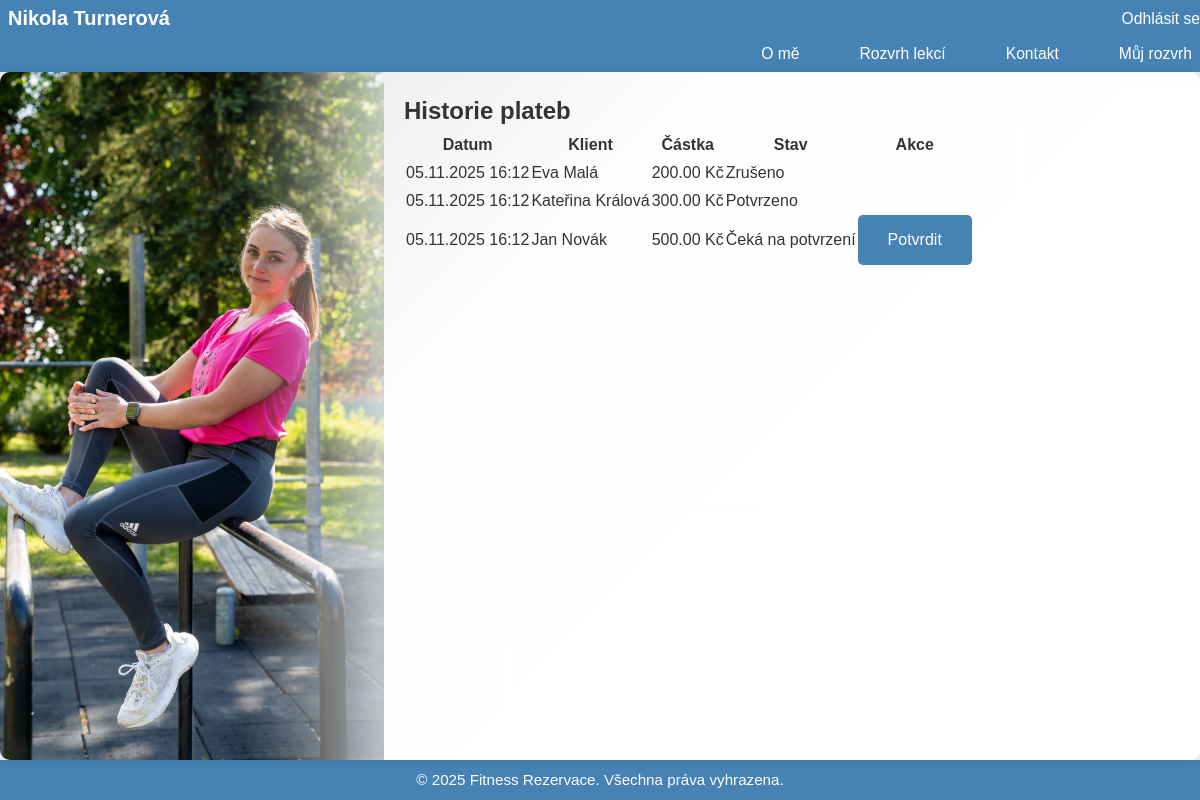
Screenshot of /payments/history/ (signed in) with the database file from the repository.
### payments/models.py (models this page shows, shortened)
class Payment(models.Model):
    STATUS_CHOICES = (
        ('pending', 'Čeká na potvrzení'),
        ('confirmed', 'Potvrzeno'),
        ('cancelled', 'Zrušeno'),
    )
    client = models.ForeignKey(
        settings.AUTH_USER_MODEL,
        on_delete=models.CASCADE,
        related_name='payments_made',
        limit_choices_to={'user_type': 'client'}
    )
    instructor = models.ForeignKey(
        settings.AUTH_USER_MODEL,
        on_delete=models.CASCADE,
        related_name='payments_received',
        limit_choices_to={'user_type': 'instructor'}
    )
    amount = models.DecimalField(max_digits=10, decimal_places=2)
    status = models.CharField(max_length=10, choices=STATUS_CHOICES, default='pending')
    created_at = models.DateTimeField(auto_now_add=True)
    qr_code = models.ImageField(upload_to='qr_codes/', blank=True)
    class Meta:
        ordering = ['-created_at']

### accounts/models.py (models this page shows, shortened)
class User(AbstractUser):
    USER_TYPE_CHOICES = (
        ('instructor', 'Lektor'),
        ('client', 'Klient'),
    )
    user_type = models.CharField(max_length=10, choices=USER_TYPE_CHOICES)
    credits = models.DecimalField(
        max_digits=10,
        decimal_places=2,
        default=0,
        validators=[MinValueValidator(0)]
    )
    phone = models.CharField(max_length=20, blank=True)
    bio = models.TextField(blank=True)
    @property
    def is_instructor(self) -> bool:
        return self.user_type == 'instructor'

### payments/views.py (the view)
# urls.py: path('history/', views.PaymentHistoryView.as_view(), name='payment_history'),
class PaymentHistoryView(LoginRequiredMixin, ListView):
	model = Payment
	template_name = 'payments/payment_history.html'
	context_object_name = 'payments'
	def get_queryset(self):
		if self.request.user.user_type == 'instructor':
			return Payment.objects.filter(instructor=self.request.user).order_by('-created_at')
		return Payment.objects.filter(client=self.request.user).order_by('-created_at')
	def get_context_data(self, **kwargs):
		context = super().get_context_data(**kwargs)
		context['user_type'] = self.request.user.user_type
		return context

### templates/payments/payment_history.html
{% extends 'base.html' %}
{% block content %}
<div class="container">
    <h2>Historie plateb</h2>
    <div class="table-responsive">
        <table class="table table-striped">
            <thead>
                <tr>
                    <th>Datum</th>
                    {% if user_type == 'instructor' %}
                        <th>Klient</th>
                    {% else %}
                        <th>Lektor</th>
                    {% endif %}
                    <th>Částka</th>
                    <th>Stav</th>
                    <th>Akce</th>
                </tr>
            </thead>
            <tbody>
                {% for payment in payments %}
                <tr>
                    <td>{{ payment.created_at|date:"d.m.Y H:i" }}</td>
                    {% if user_type == 'instructor' %}
                        <td>{{ payment.client.get_full_name }}</td>
                    {% else %}
                        <td>{{ payment.instructor.get_full_name }}</td>
                    {% endif %}
                    <td>{{ payment.amount }} Kč</td>
                    <td>
                        {% if payment.status == 'pending' %}
                            <span class="badge bg-warning">Čeká na potvrzení</span>
                        {% elif payment.status == 'confirmed' %}
                            <span class="badge bg-success">Potvrzeno</span>
                        {% else %}
                            <span class="badge bg-danger">Zrušeno</span>
                        {% endif %}
                    </td>
                    <td>
                        {% if payment.status == 'pending' %}
                            {% if user_type == 'instructor' %}
                                <a href="{% url 'payment_confirm' payment.id %}" class="btn btn-sm btn-success">Potvrdit</a>
                            {% else %}
                                {% if payment.qr_code %}
                                    <a href="{{ payment.qr_code.url }}" target="_blank" class="btn btn-sm btn-primary">Zobrazit QR kód</a>
                                {% endif %}
                            {% endif %}
                        {% endif %}
                    </td>
                </tr>
                {% empty %}
                <tr>
                    <td colspan="5" class="text-center">Žádné platby k zobrazení</td>
                </tr>
                {% endfor %}
            </tbody>
        </table>
    </div>
</div>
{% endblock %}

### static/css/style.css (style rules this page uses)
* { margin: 0; padding: 0; box-sizing: border-box; }
:root { --header-h: 72px; --footer-h: 40px; }
html, body { height: 100%; margin: 0; }
body { font-family: 'Poppins', sans-serif; color: #333; line-height: 1.6; min-height: 100vh; background-color: #f0f0f0; padding: 0; overflow: hidden; }
.btn { display: inline-block; padding: 12px 30px; background-color: #4682b4;; color: white; text-decoration: none; border-radius: 5px; font-weight: 500; transition: background-color 0.3s; }

### rows the page displays
Payment: created_at "05.11.2025 16:12", client.get_full_name "Eva Malá", amount "200.00", status "Zrušeno"
Payment: created_at "05.11.2025 16:12", client.get_full_name "Kateřina Králová", amount "300.00", status "Potvrzeno"
Payment: created_at "05.11.2025 16:12", client.get_full_name "Jan Novák", amount "500.00", status "Čeká na potvrzení"
